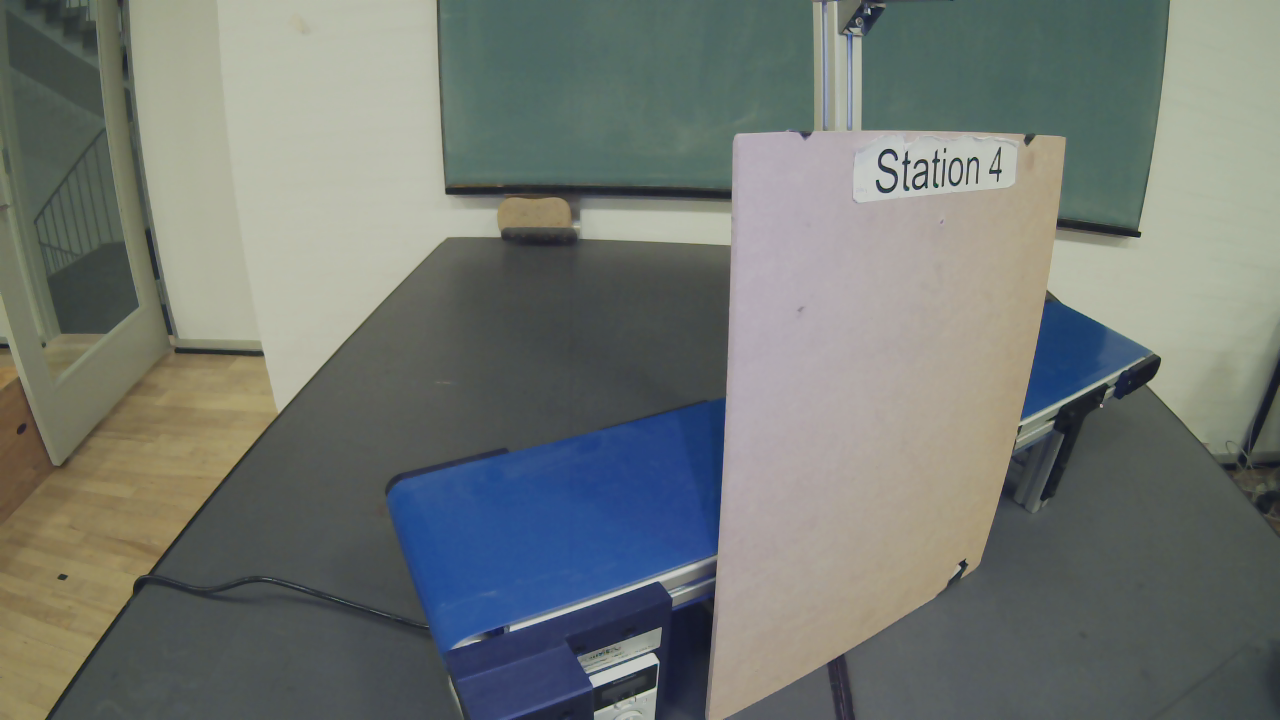
#> input picture training_images/1585434750_438314676_Left.png, 1280 x 720 px
$ jupyter execute --allow-errors ObjectDetection.ipynb
#> lines starting #> are read from the running program, lines starting #| are printed output that depends on the picture
[cell 1]
import cv2 as cv2
import glob
import os
import matplotlib.pyplot as plt
import copy
import numpy as np

[cell 2]
#kernel = np.ones((5,5),np.float32)/25
blank_image = cv2.imread("training_images/1585434750_438314676_Left.png")
#> blank_image is the input picture: shape (720, 1280, 3); mean B, G, R 114.8, 119.5, 114
#blank_image = cv2.filter2D(blank_image,-1,kernel)
#blackbox_image = cv2.imread("training_images/black_box.png")
blackbox_image = cv2.imread("training_images/purple_cup.png")
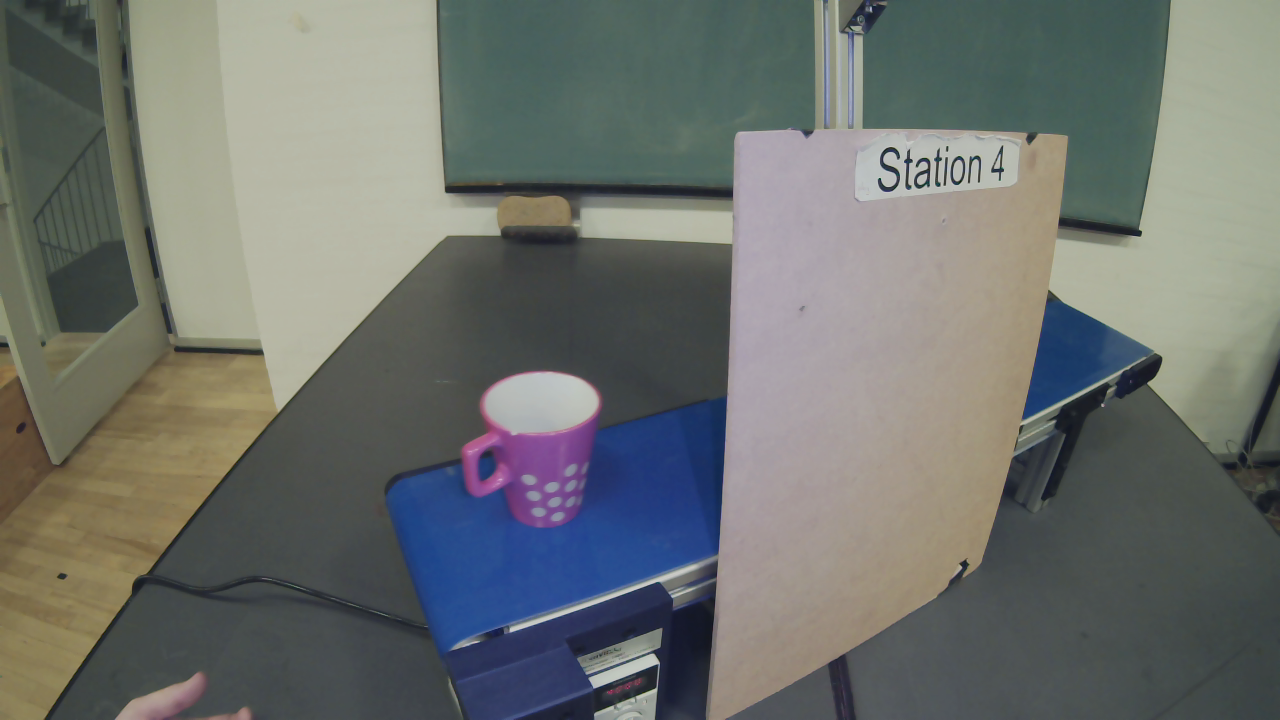
#> input picture training_images/purple_cup.png, 1280 x 720 px
#> blackbox_image is the input picture: shape (720, 1280, 3); mean B, G, R 109.4, 113.4, 109.5
#cup_image = cv2.filter2D(cup_image,-1,kernel)
blank_image = cv2.cvtColor(blank_image, cv2.COLOR_BGR2RGB)
blackbox_image = cv2.cvtColor(blackbox_image, cv2.COLOR_BGR2RGB)
org_image = copy.deepcopy(blackbox_image)
blackbox_image_gray = cv2.cvtColor(blackbox_image, cv2.COLOR_BGR2GRAY)
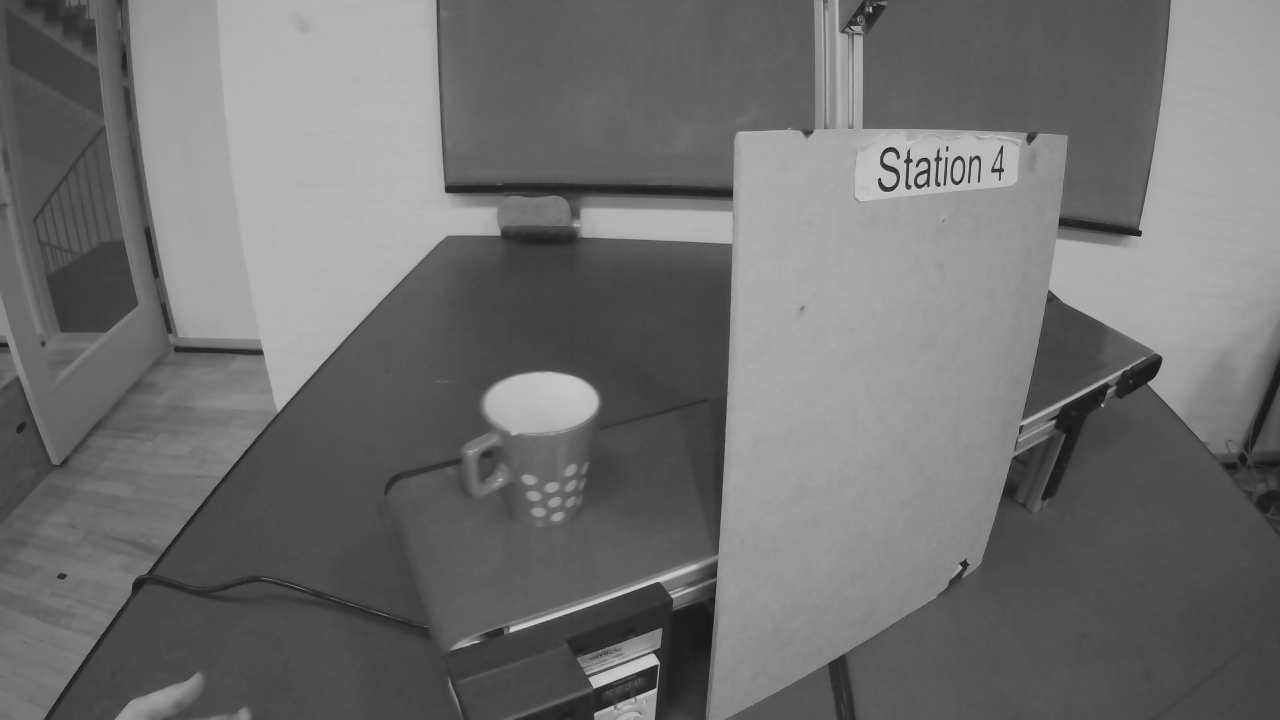
#> blackbox_image_gray: shape (720, 1280); min 17, max 203, mean 111.8

[cell 3]
# [7 lines of commented-out code are left out]

[cell 4]
#im_show = cv2.cvtColor(cup_image, cv2.COLOR_HSV2RGB)
plt.imshow(blackbox_image)

[cell 5]
kernel = np.ones((7,7),np.uint8)

[cell 6]
diff = copy.copy(blackbox_image)
for i in range(0,0):
    blackbox_image = cv2.GaussianBlur(blackbox_image,(5,5),0)
    blank_image = cv2.GaussianBlur(blank_image,(5,5),0)
cv2.absdiff(blackbox_image, blank_image, diff)
diff_gray = cv2.cvtColor(diff, cv2.COLOR_BGR2GRAY)
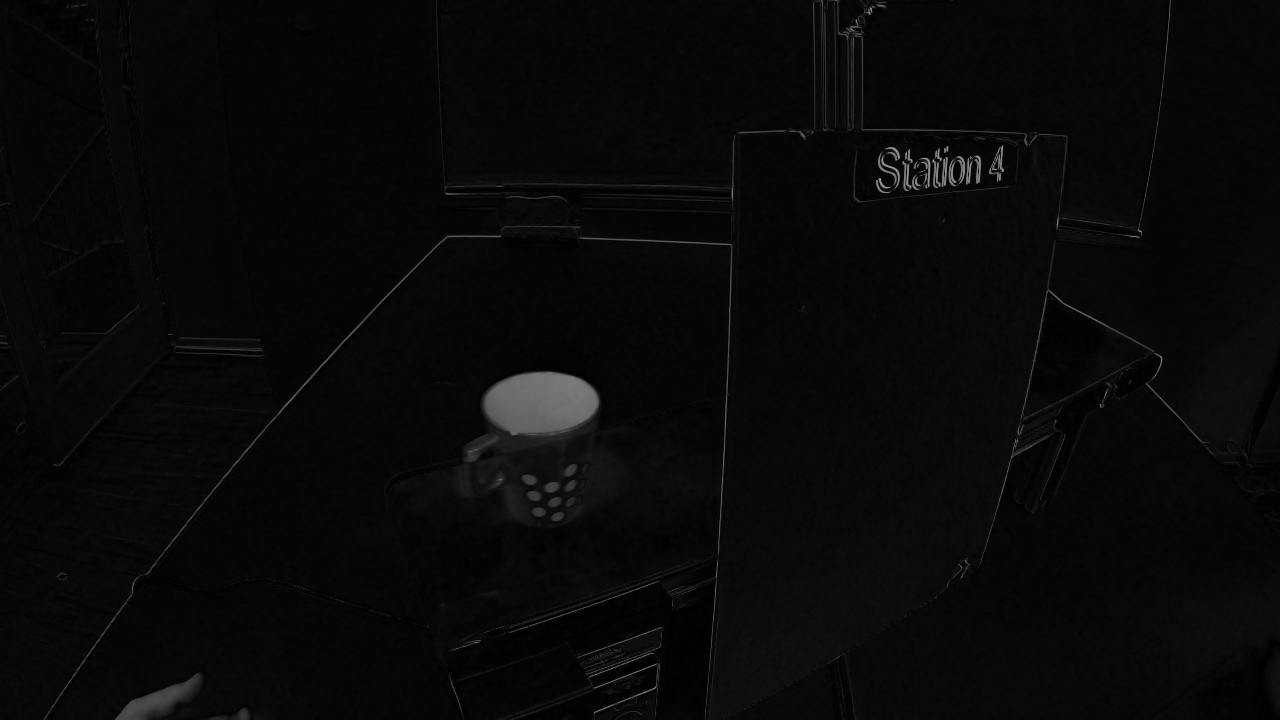
#> diff_gray: shape (720, 1280); min 0, max 162, mean 8.6
for i in range(0, 3):
    dilated = cv2.dilate(diff_gray.copy(), None, iterations= i+ 1)

#_,thresh1 = cv2.threshold(diff_gray,0,255,cv2.THRESH_BINARY)
#plt.imshow(thresh1)
kernel = np.ones((5,5),np.uint8)
erosion = cv2.erode(diff,kernel,iterations = 10)
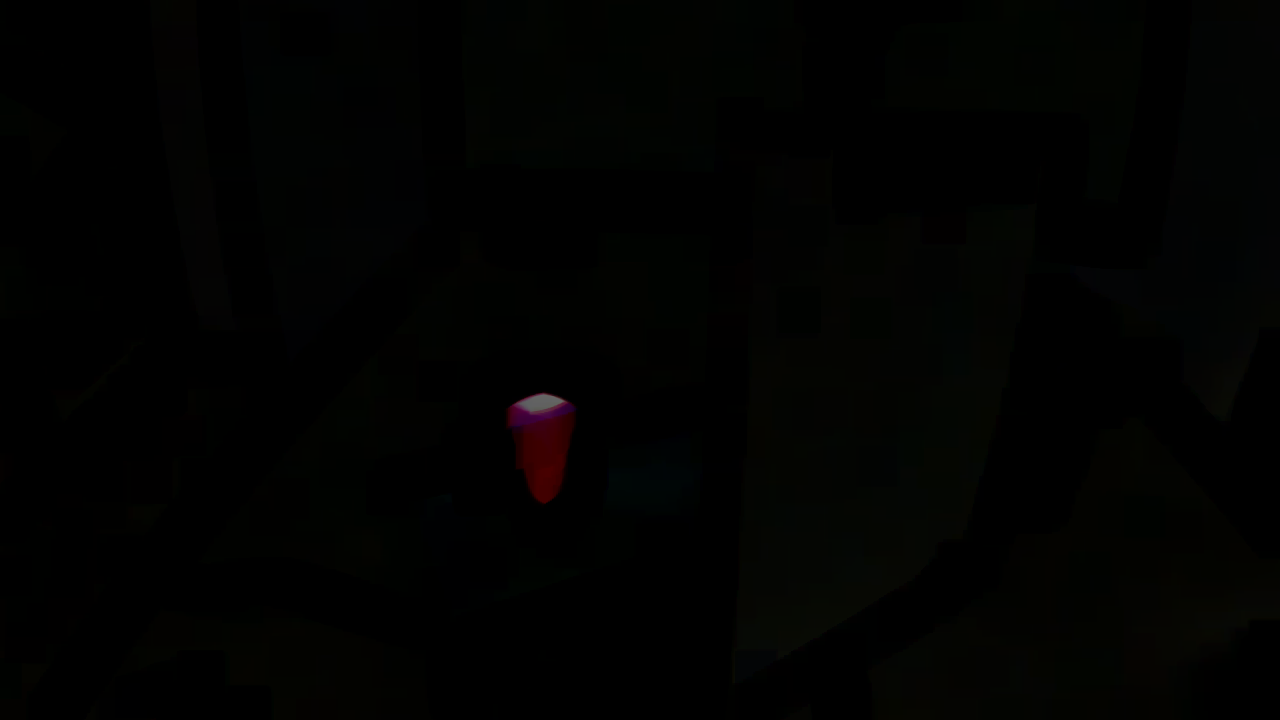
#> erosion: shape (720, 1280, 3); mean R, G, B 1.5, 1.9, 0.8
dilation = cv2.dilate(erosion,kernel,iterations = 10)
#opening = cv2.morphologyEx(thresh1, cv2.MORPH_OPEN, kernel)
plt.imshow(dilation)
